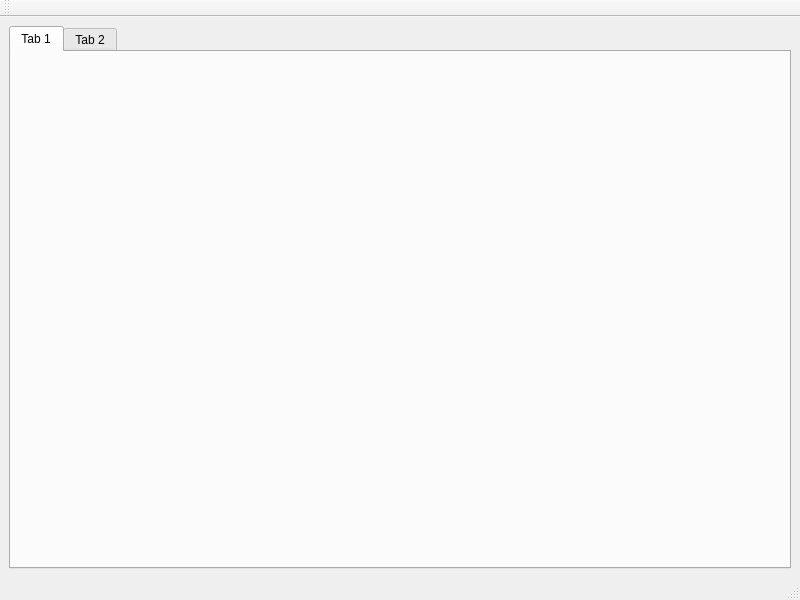
<?xml version="1.0" encoding="UTF-8"?>
<ui version="4.0">
 <class>MainWindow</class>
 <widget class="QMainWindow" name="MainWindow">
  <property name="geometry">
   <rect>
    <x>0</x>
    <y>0</y>
    <width>800</width>
    <height>600</height>
   </rect>
  </property>
  <property name="windowTitle">
   <string>MainWindow</string>
  </property>
  <widget class="QWidget" name="centralwidget">
   <layout class="QVBoxLayout" name="verticalLayout">
    <item>
     <widget class="QTabWidget" name="tabWidget">
      <widget class="QWidget" name="tab">
       <attribute name="title">
        <string>Tab 1</string>
       </attribute>
      </widget>
      <widget class="QWidget" name="tab_2">
       <attribute name="title">
        <string>Tab 2</string>
       </attribute>
      </widget>
     </widget>
    </item>
   </layout>
  </widget>
  <widget class="QMenuBar" name="menubar">
   <property name="geometry">
    <rect>
     <x>0</x>
     <y>0</y>
     <width>800</width>
     <height>20</height>
    </rect>
   </property>
  </widget>
  <widget class="QStatusBar" name="statusbar"/>
  <widget class="QToolBar" name="toolBar">
   <property name="windowTitle">
    <string>toolBar</string>
   </property>
   <attribute name="toolBarArea">
    <enum>TopToolBarArea</enum>
   </attribute>
   <attribute name="toolBarBreak">
    <bool>false</bool>
   </attribute>
  </widget>
 </widget>
 <resources/>
 <connections/>
</ui>
